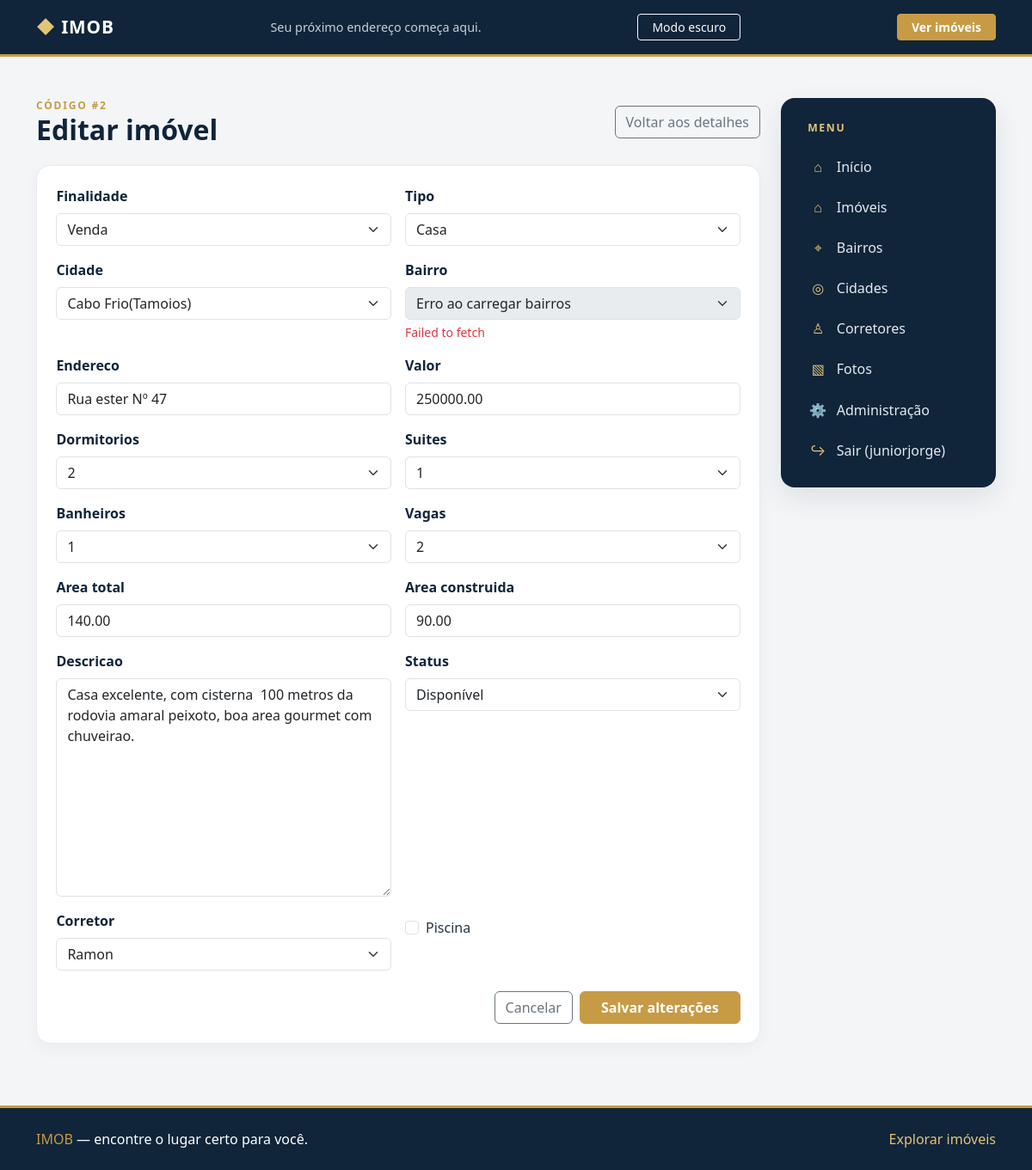
Screenshot of /imoveis/2/editar/ (signed in) with the database file from the repository.
### Imoveis/models.py (models this page shows, shortened)
class Imovel(models.Model):
    FINALIDADE_CHOICES = [
        ('venda', 'Venda'),
        ('aluguel', 'Aluguel'),
    ]
    TIPO_CHOICES = [
        ('casa', 'Casa'),
        ('apartamento', 'Apartamento'),
        ('comercial', 'Comercial'),
        ('sala_comercial', 'Sala Comercial'),
        ('galpao', 'Galpão'),
        ('chacara', 'Chácara'),
        ('sitio', 'Sítio'),
        ('terreno_comercial', 'Terreno Comercial'),
        ('terreno_residencial', 'Terreno Residencial'),
    ]
    STATUS_CHOICES = [
        ('disponivel', 'Disponível'),
        ('vendido', 'Vendido'),
        ('alugado', 'Alugado'),
    ]
    QUANTIDADE_CHOICES = [(i, str(i)) for i in range(0, 6)] + [(6, 'mais de 5')]
    finalidade = models.CharField(max_length=10, choices=FINALIDADE_CHOICES)
    tipo = models.CharField(max_length=20, choices=TIPO_CHOICES)
    cidade = models.ForeignKey('Cidades.Cidade', on_delete=models.PROTECT)
    bairro = models.ForeignKey('Bairros.Bairro', on_delete=models.PROTECT)
    endereco = models.CharField(max_length=255)
    valor = models.DecimalField(max_digits=12, decimal_places=2)
    dormitorios = models.IntegerField(choices=QUANTIDADE_CHOICES)
    suites = models.IntegerField(choices=QUANTIDADE_CHOICES)
    banheiros = models.IntegerField(choices=QUANTIDADE_CHOICES)
    vagas = models.IntegerField(choices=QUANTIDADE_CHOICES)
    area_total = models.DecimalField(max_digits=10, decimal_places=2)
    area_construida = models.DecimalField(max_digits=10, decimal_places=2)
    descricao = models.TextField(blank=True, null=True)
    status = models.CharField(max_length=10, choices=STATUS_CHOICES, default='disponivel')
    corretor = models.ForeignKey('Corretores.Corretor', on_delete=models.PROTECT)
    piscina = models.BooleanField(default=False)

### Imoveis/views.py (the view)
# urls.py: path('imoveis/<int:pk>/editar/', login_required(views.ImovelUpdateView.as_view()), name='imoveis_update'),
class ImovelUpdateView(ImovelWebContextMixin, ImovelFormStyleMixin, UpdateView):
    model = Imovel
    form_class = ImovelForm
    template_name = 'imoveis_update.html'
    success_url = reverse_lazy('imoveis_list')

### Imoveis/forms.py
class ImovelForm(forms.ModelForm):
    class Meta:
        model = Imovel
        fields = '__all__'
    def __init__(self, *args, **kwargs):
        super().__init__(*args, **kwargs)
        city_id = (
            self.data.get(self.add_prefix("cidade"))
            if self.is_bound
            else self.instance.cidade_id
        )
        if city_id:
            self.fields["bairro"].queryset = Bairro.objects.filter(
                cidade_id=city_id
            ).order_by("nome")
        else:
            self.fields["bairro"].queryset = Bairro.objects.none()

### Bairros/models.py (called while the page is built)
    def __str__(self):
        return f"{self.nome} - {self.cidade}"

### Cidades/models.py (called while the page is built)
    def __str__(self):
        return self.nome

### Corretores/models.py (called while the page is built)
    def __str__(self):
        return self.usuario.username

### Imoveis/views.py (called while the page is built)
    def get_context_data(self, **kwargs):
        context = super().get_context_data(**kwargs)
        context.update({
            "list_url": "imoveis_list",
            "create_url": "imoveis_create",
            "detail_url": "imoveis_detail",
            "update_url": "imoveis_update",
            "delete_url": "imoveis_delete",
        })
        return context

    def get_form(self, form_class=None):
        form = super().get_form(form_class)
        for field in form.fields.values():
            input_type = getattr(field.widget, "input_type", None)
            if input_type == "checkbox":
                field.widget.attrs["class"] = "form-check-input"
            elif input_type == "select":
                field.widget.attrs["class"] = "form-select"
            else:
                field.widget.attrs["class"] = "form-control"
        return form

### Imoveis/templates/imoveis_update.html (shortened to what this page needs)
{% extends "base.html" %}
{% block content %}
<div class="page-heading"><div><div class="page-kicker">Código #{{ object.pk }}</div><h1 class="page-title h2">Editar imóvel</h1></div><a class="btn btn-outline-secondary" href="{% url detail_url object.pk %}">Voltar aos detalhes</a></div>
<div class="panel">
    <form method="post" enctype="multipart/form-data" novalidate data-bairros-url="{% url 'bairros_por_cidade' %}">
        <div class="row g-3">
            {% for field in form %}<div class="col-md-6">
                {% if field.field.widget.input_type == "checkbox" %}<div class="form-check mt-2">{{ field }}<label class="form-check-label" for="{{ field.id_for_label }}">{{ field.label }}</label></div>
                {% else %}<label class="form-label" for="{{ field.id_for_label }}">{{ field.label }}</label>{{ field }}{% endif %}
            </div>{% endfor %}
        </div>
        <div class="d-flex justify-content-end gap-2 mt-4"><a class="btn btn-outline-secondary" href="{% url detail_url object.pk %}">Cancelar</a><button class="btn btn-gold px-4" type="submit">Salvar alterações</button></div>
    </form>
</div>
{% endblock %}

### app/templates/base.html (shortened to what this page needs)
{% load static %}
<!doctype html>
<html lang="pt-BR">
<head>
    <link href="https://cdn.jsdelivr.net/npm/bootstrap@5.3.3/dist/css/bootstrap.min.css" rel="stylesheet">
</head>
<body>
    <header class="site-header">
        <div class="container py-3 d-flex align-items-center justify-content-between gap-3">
            <a class="brand" href="{% url 'home' %}"><span class="brand-mark">◆</span> IMOB</a>
            <span class="header-note">Seu próximo endereço começa aqui.</span>
            <button class="btn btn-outline-light btn-sm px-3" id="theme-toggle" type="button" aria-pressed="false">
            </button>
            {% if user.is_authenticated %}
                <a class="btn btn-gold btn-sm px-3" href="{% url 'imoveis_list' %}">Ver imóveis</a>
            {% else %}
                <a class="btn btn-gold btn-sm px-3" href="{% url 'login' %}">Entrar</a>
            {% endif %}
        </div>
    </header>
    <main class="site-main container py-4 py-lg-5">
        <div class="page-layout{% if request.resolver_match.url_name == 'login' %} page-layout-login{% endif %}">
            <section class="page-content">
                {% block content %}{% endblock %}
            </section>
            {% if request.resolver_match.url_name != 'login' %}
                <aside class="side-menu" aria-label="Menu principal">
                    <div class="side-menu-title">Menu</div>
                    <nav>
                        <a class="side-link" href="{% url 'home' %}"><span class="side-icon">⌂</span> Início</a>
                        <a class="side-link" href="{% url 'imoveis_list' %}"><span class="side-icon">⌂</span> Imóveis</a>
                        {% if user.is_authenticated %}
                            <a class="side-link" href="{% url 'bairros_list' %}"><span class="side-icon">⌖</span> Bairros</a>
                            <a class="side-link" href="{% url 'cidades_list' %}"><span class="side-icon">◎</span> Cidades</a>
                            <a class="side-link" href="{% url 'corretores_list' %}"><span class="side-icon">♙</span> Corretores</a>
                            <a class="side-link" href="{% url 'fotos_list' %}"><span class="side-icon">▧</span> Fotos</a>
                            <a class="side-link" href="/admin/"><span class="side-icon">⚙</span> Administração</a>
                            <form method="post" action="{% url 'logout' %}">
                                <button class="side-link w-100 border-0 bg-transparent text-start" type="submit">
                                    <span class="side-icon">↪</span> Sair ({{ user.username }})
                                </button>
                            </form>
                        {% else %}
                            <a class="side-link" href="{% url 'login' %}"><span class="side-icon">↪</span> Entrar</a>
                        {% endif %}
                    </nav>
                </aside>
            {% endif %}
        </div>
    </main>
    <footer class="site-footer mt-4">
        <div class="container py-4 d-flex flex-column flex-sm-row justify-content-between align-items-sm-center gap-2">
            <span><span class="text-gold">IMOB</span> &mdash; encontre o lugar certo para você.</span>
            <a class="footer-link" href="{% url 'imoveis_list' %}">Explorar imóveis</a>
        </div>
    </footer>
</body>
</html>

### app/templates/base.html (style rules this page uses)
:root { --navy: #10243a; --navy-light: #183652; --gold: #c79b45; --gold-light: #e2c477; --ink: #263442; --muted: #728091; --surface: #fff; --page: #f3f5f7; }
body { min-height: 100vh; display: flex; flex-direction: column; background: var(--page); color: var(--ink); }
.site-header, .site-footer { background: var(--navy); color: #fff; }
.site-header { border-bottom: 3px solid var(--gold); }
.brand { color: #fff; font-size: 1.3rem; font-weight: 700; letter-spacing: .04em; text-decoration: none; }
.brand-mark { color: var(--gold-light); }
.header-note { color: #c6d0da; font-size: .9rem; }
.site-main { flex: 1; }
.page-layout { display: grid; grid-template-columns: minmax(0, 1fr) 250px; gap: 1.5rem; align-items: start; }
.page-content { min-width: 0; }
.side-menu { position: sticky; top: 1.25rem; background: var(--navy); color: #fff; border-radius: 1rem; padding: 1.25rem; box-shadow: 0 12px 32px #10243a18; }
.side-menu-title { color: var(--gold-light); font-size: .76rem; font-weight: 700; letter-spacing: .14em; text-transform: uppercase; margin: .35rem .7rem .8rem; }
.side-link { display: flex; align-items: center; gap: .7rem; padding: .72rem .8rem; border-radius: .65rem; color: #e5ebf1; text-decoration: none; transition: .18s ease; }
.side-icon { color: var(--gold-light); width: 1.3rem; text-align: center; }
.page-heading { display: flex; justify-content: space-between; align-items: center; gap: 1rem; margin-bottom: 1.35rem; }
.page-title { color: var(--navy); font-weight: 700; margin: 0; }
.page-kicker { color: var(--gold); font-size: .75rem; font-weight: 700; letter-spacing: .15em; text-transform: uppercase; }
.panel, .stat-card, .property-card { background: var(--surface); border: 1px solid #e7ebef; border-radius: 1rem; box-shadow: 0 6px 20px #10243a0a; }
.panel { padding: 1.4rem; }
.btn-gold { background: var(--gold); border-color: var(--gold); color: #fff; font-weight: 600; }
.text-gold { color: var(--gold) !important; }
.form-label { color: var(--navy); font-weight: 600; }
.site-footer { border-top: 3px solid var(--gold); }
.footer-link { color: var(--gold-light); text-decoration: none; }

### rows the page displays
Imovel: pk "2", form "Venda" "Casa" "Cabo Frio(Tamoios)" "Erro ao carregar bairros" "Rua ester Nº 47" "250000.00" "2" "1" "1" "2" "140.00" "90.00" "Casa excelente, com cisterna 100 metros da rodovia amaral peixoto, boa area gourmet com chuveirao." "Disponível" "Ramon"

### other values shown
{{ field.label }} "Finalidade" "Tipo" "Cidade" "Bairro" "Endereco" "Valor" "Dormitorios" "Suites" "Banheiros" "Vagas" "Area total" "Area construida" "Descricao" "Status" "Corretor"
{{ field.label }} "Piscina"
{{ user.username }} "juniorjorge"
